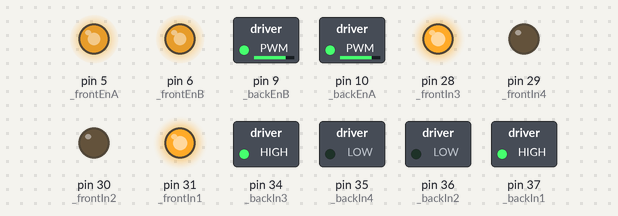
The sketch below on a simulated Arduino Mega 2560, built with avr-gcc and run on an emulated ATmega2560. Shown: switched loads named in the sketch (green lamp = pin HIGH), output pins drawn as LEDs (lit = HIGH).

Above: at 0.1 s.
At 2.1 s:
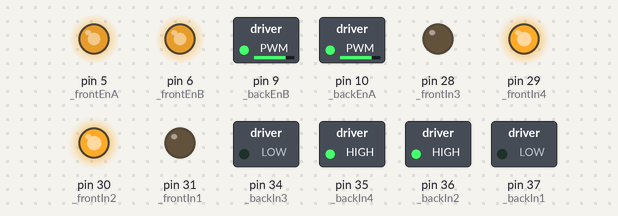
At 4.1 s:
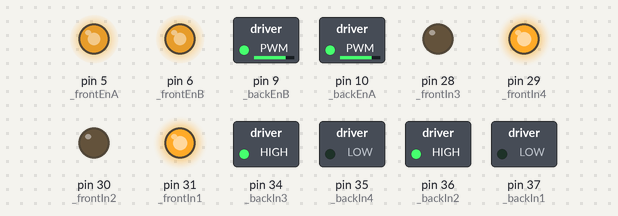
At 6.1 s:
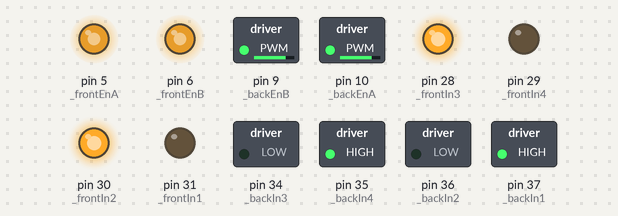
At 8.1 s:
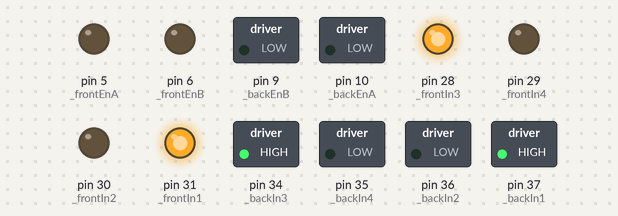
Timing chart, 0 to 9.6 s (numbered marks = the images above):
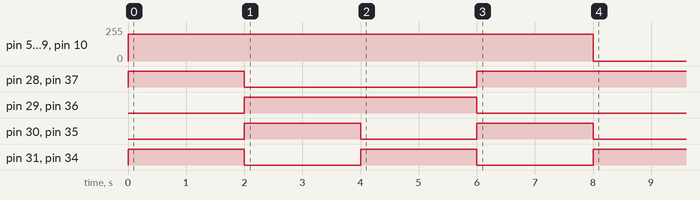

The sketch:

Drivetrain_Test.ino
```cpp
#include "Drivetrain.h"

Drivetrain drivetrain;

void setup() {
  // put your setup code here, to run once:
  drivetrain.init();

  drivetrain.goForward(200);
  delay(2000);
  drivetrain.goBackward(200);
  delay(2000);
  drivetrain.turnLeft(200);
  delay(2000);
  drivetrain.turnRight(200);
  delay(2000);
  drivetrain.halt();
}

void loop() {
  // put your main code here, to run repeatedly:
}
```

Drivetrain.cpp
```cpp
#include <Arduino.h>
#include "Drivetrain.h"

void Drivetrain::init(){
    pinMode(_frontEnA, OUTPUT);
    pinMode(_frontIn1, OUTPUT);
    pinMode(_frontIn2, OUTPUT);

    pinMode(_frontEnB, OUTPUT);
    pinMode(_frontIn3, OUTPUT);
    pinMode(_frontIn4, OUTPUT);

    pinMode(_backEnA, OUTPUT);
    pinMode(_backIn1, OUTPUT);
    pinMode(_backIn2, OUTPUT);

    pinMode(_backEnB, OUTPUT);
    pinMode(_backIn3, OUTPUT);
    pinMode(_backIn4, OUTPUT);
}

// Control ---------------------------------------------------

void Drivetrain::goForward(int speed){
    setFrontLeft(speed, true);
    setFrontRight(speed, true);
    setBackLeft(speed, true);
    setBackRight(speed, true);
}

void Drivetrain::goBackward(int speed){
    setFrontLeft(speed, false);
    setFrontRight(speed, false);
    setBackLeft(speed, false);
    setBackRight(speed, false);
}

void Drivetrain::turnLeft(int speed){
    // Set left side motors
    setFrontLeft(speed, false);
    setBackLeft(speed, false);

    // Set right side motors
    setFrontRight(speed, true);
    setBackRight(speed, true);
}

void Drivetrain::turnRight(int speed){
    // Set left side motors
    setFrontLeft(speed, true);
    setBackLeft(speed, true);

    // Set right side motors
    setFrontRight(speed, false);
    setBackRight(speed, false);
}

void Drivetrain::halt(){
    stopFrontLeft();
    stopFrontRight();
    stopBackLeft();
    stopBackRight();
}

// Individual Control

// Front Individual Control ---------------------------------------

/*
 * speed parameter (0 - 254) sets speed
 * direction parameter (true for forward, false for backward) sets rotation direction
 */
void Drivetrain::setFrontRight(int speed, bool direction){
    analogWrite(_frontEnA, speed);

    digitalWrite(_frontIn1, direction);
    digitalWrite(_frontIn2, !direction);
}

void Drivetrain::stopFrontRight(){
    setFrontRight(0, true);
}

/*
 * speed parameter (0 - 254) sets speed
 * direction parameter (true for forward, false for backward) sets rotation direction
 */
void Drivetrain::setFrontLeft(int speed, bool direction){
    analogWrite(_frontEnB, speed);

    digitalWrite(_frontIn3, direction);
    digitalWrite(_frontIn4, !direction);
}

void Drivetrain::stopFrontLeft(){
    setFrontLeft(0, true);
}


// Back Individual Control -----------------------------------------

/*
 * speed parameter (0 - 254) sets speed
 * direction parameter (true for forward, false for backward) sets rotation direction
 */
void Drivetrain::setBackLeft(int speed, bool direction){
    analogWrite(_backEnA, speed);

    digitalWrite(_backIn1, direction);
    digitalWrite(_backIn2, !direction);
}

void Drivetrain::stopBackLeft(){
    setBackLeft(0, true);
}

/*
 * speed parameter (0 - 254) sets speed
 * direction parameter (true for forward, false for backward) sets rotation direction
 */
void Drivetrain::setBackRight(int speed, bool direction){
    analogWrite(_backEnB, speed);

    digitalWrite(_backIn3, direction);
    digitalWrite(_backIn4, !direction);
}

void Drivetrain::stopBackRight(){
    setBackRight(0, true);
}
```

Drivetrain.h
```cpp
#ifndef Drivetrain_h
#define Drivetrain_h

class Drivetrain{

  public:
    void init();
    void goForward(int speed);
    void goBackward(int speed);
    void turnLeft(int speed);
    void turnRight(int speed);
    void halt();

  private:

    // Individual Motor Control

    void setFrontLeft(int speed, bool direction);
    void stopFrontLeft();
    void setFrontRight(int speed, bool direction);
    void stopFrontRight();

    void setBackLeft(int speed, bool direction);
    void stopBackLeft();
    void setBackRight(int speed, bool direction);
    void stopBackRight();


    // Front Bridge
    int _frontEnA = 5;
    int _frontIn1 = 31;
    int _frontIn2 = 30;

    int _frontEnB = 6;
    int _frontIn3 = 28;
    int _frontIn4 = 29;


    // Back Bridge
    int _backEnA = 10;
    int _backIn1 = 37;
    int _backIn2 = 36;

    int _backEnB = 9;
    int _backIn3 = 34;
    int _backIn4 = 35;

};

#endif
```
